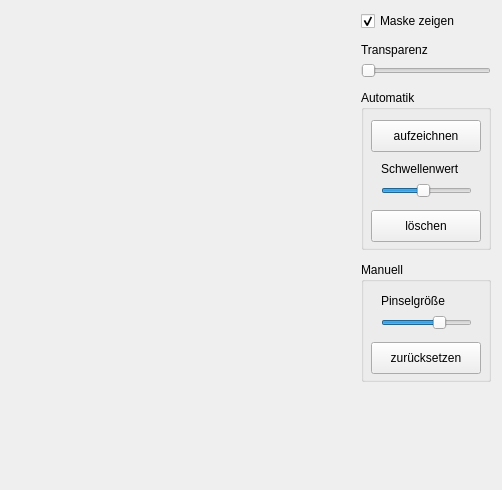
<ui version="4.0" >
 <class>ImageMaskWidget</class>
 <widget class="QWidget" name="ImageMaskWidget" >
  <property name="geometry" >
   <rect>
    <x>0</x>
    <y>0</y>
    <width>502</width>
    <height>490</height>
   </rect>
  </property>
  <property name="windowTitle" >
   <string>Maske</string>
  </property>
  <layout class="QGridLayout" >
   <item rowspan="9" row="0" column="0" >
    <widget class="TribotsTools::ScrollImageWidget" native="1" name="imageWidget" >
     <property name="sizePolicy" >
      <sizepolicy vsizetype="Expanding" hsizetype="Expanding" >
       <horstretch>0</horstretch>
       <verstretch>0</verstretch>
      </sizepolicy>
     </property>
    </widget>
   </item>
   <item row="0" column="1" >
    <widget class="QCheckBox" name="checkBox_show" >
     <property name="text" >
      <string>Maske zeigen</string>
     </property>
     <property name="checked" >
      <bool>true</bool>
     </property>
    </widget>
   </item>
   <item row="2" column="1" >
    <widget class="QLabel" name="label" >
     <property name="text" >
      <string>Transparenz</string>
     </property>
    </widget>
   </item>
   <item row="3" column="1" >
    <widget class="QSlider" name="horizontalSlider_opacity" >
     <property name="maximumSize" >
      <size>
       <width>130</width>
       <height>16777215</height>
      </size>
     </property>
     <property name="orientation" >
      <enum>Qt::Horizontal</enum>
     </property>
    </widget>
   </item>
   <item row="5" column="1" >
    <widget class="QGroupBox" name="groupBox" >
     <property name="minimumSize" >
      <size>
       <width>130</width>
       <height>160</height>
      </size>
     </property>
     <property name="maximumSize" >
      <size>
       <width>130</width>
       <height>160</height>
      </size>
     </property>
     <property name="title" >
      <string>Automatik</string>
     </property>
     <widget class="QPushButton" name="pushButton_record" >
      <property name="geometry" >
       <rect>
        <x>10</x>
        <y>30</y>
        <width>110</width>
        <height>32</height>
       </rect>
      </property>
      <property name="sizePolicy" >
       <sizepolicy vsizetype="Fixed" hsizetype="Fixed" >
        <horstretch>0</horstretch>
        <verstretch>0</verstretch>
       </sizepolicy>
      </property>
      <property name="minimumSize" >
       <size>
        <width>110</width>
        <height>0</height>
       </size>
      </property>
      <property name="maximumSize" >
       <size>
        <width>110</width>
        <height>200</height>
       </size>
      </property>
      <property name="text" >
       <string>aufzeichnen</string>
      </property>
      <property name="checkable" >
       <bool>true</bool>
      </property>
     </widget>
     <widget class="QPushButton" name="pushButton_autoreset" >
      <property name="geometry" >
       <rect>
        <x>10</x>
        <y>120</y>
        <width>110</width>
        <height>32</height>
       </rect>
      </property>
      <property name="minimumSize" >
       <size>
        <width>110</width>
        <height>0</height>
       </size>
      </property>
      <property name="maximumSize" >
       <size>
        <width>110</width>
        <height>16777215</height>
       </size>
      </property>
      <property name="toolTip" >
       <string>setzt die Bildmaske auf schwarz zurück</string>
      </property>
      <property name="text" >
       <string>löschen</string>
      </property>
     </widget>
     <widget class="QLabel" name="label_threshold" >
      <property name="geometry" >
       <rect>
        <x>20</x>
        <y>70</y>
        <width>89</width>
        <height>18</height>
       </rect>
      </property>
      <property name="text" >
       <string>Schwellenwert</string>
      </property>
     </widget>
     <widget class="QSlider" name="horizontalSlider_threshold" >
      <property name="geometry" >
       <rect>
        <x>20</x>
        <y>90</y>
        <width>91</width>
        <height>22</height>
       </rect>
      </property>
      <property name="minimum" >
       <number>10</number>
      </property>
      <property name="maximum" >
       <number>140</number>
      </property>
      <property name="pageStep" >
       <number>1</number>
      </property>
      <property name="value" >
       <number>70</number>
      </property>
      <property name="orientation" >
       <enum>Qt::Horizontal</enum>
      </property>
     </widget>
    </widget>
   </item>
   <item row="7" column="1" >
    <widget class="QGroupBox" name="groupBox_2" >
     <property name="minimumSize" >
      <size>
       <width>130</width>
       <height>120</height>
      </size>
     </property>
     <property name="maximumSize" >
      <size>
       <width>130</width>
       <height>16777215</height>
      </size>
     </property>
     <property name="baseSize" >
      <size>
       <width>0</width>
       <height>0</height>
      </size>
     </property>
     <property name="title" >
      <string>Manuell</string>
     </property>
     <widget class="QLabel" name="label_3" >
      <property name="geometry" >
       <rect>
        <x>20</x>
        <y>30</y>
        <width>111</width>
        <height>18</height>
       </rect>
      </property>
      <property name="text" >
       <string>Pinselgröße</string>
      </property>
     </widget>
     <widget class="QSlider" name="horizontalSlider_brushsize" >
      <property name="geometry" >
       <rect>
        <x>20</x>
        <y>50</y>
        <width>91</width>
        <height>22</height>
       </rect>
      </property>
      <property name="maximum" >
       <number>3</number>
      </property>
      <property name="pageStep" >
       <number>1</number>
      </property>
      <property name="value" >
       <number>2</number>
      </property>
      <property name="orientation" >
       <enum>Qt::Horizontal</enum>
      </property>
     </widget>
     <widget class="QPushButton" name="pushButton_reload" >
      <property name="geometry" >
       <rect>
        <x>10</x>
        <y>80</y>
        <width>110</width>
        <height>32</height>
       </rect>
      </property>
      <property name="minimumSize" >
       <size>
        <width>110</width>
        <height>0</height>
       </size>
      </property>
      <property name="maximumSize" >
       <size>
        <width>110</width>
        <height>16777215</height>
       </size>
      </property>
      <property name="toolTip" >
       <string>macht alle veränderungen an der Bildmaske rückgängig</string>
      </property>
      <property name="text" >
       <string>zurücksetzen</string>
      </property>
     </widget>
    </widget>
   </item>
   <item row="8" column="1" >
    <spacer>
     <property name="orientation" >
      <enum>Qt::Vertical</enum>
     </property>
     <property name="sizeHint" >
      <size>
       <width>20</width>
       <height>40</height>
      </size>
     </property>
    </spacer>
   </item>
  </layout>
 </widget>
 <customwidgets>
  <customwidget>
   <class>TribotsTools::ScrollImageWidget</class>
   <extends>QWidget</extends>
   <header>../../../components/ScrollImageWidget.h</header>
   <container>1</container>
  </customwidget>
 </customwidgets>
 <resources/>
 <connections/>
</ui>
